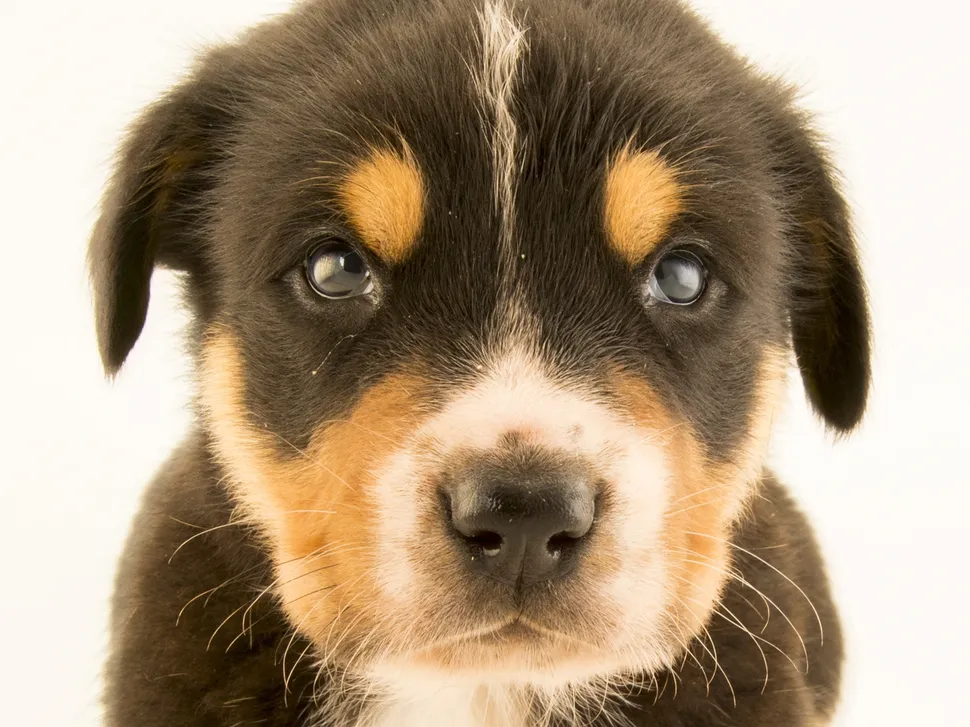
#> input picture About to host/openCV with django/dog.webp, 970 x 727 px, shrunk from 3072 x 2304 before the run
$ jupyter execute openCV.ipynb
#> lines starting #> are read from the running program, lines starting #| are printed output that depends on the picture; after the words box and inside, x2 and y2 are one past the last pixel; in counts of white or black regions, pixels touching at a corner belong together
[cell 1]
import numpy as np
import cv2
from matplotlib import pyplot as plt

[cell 2]
img = cv2.imread('dog.webp')
#> img is the input picture: shape (727, 970, 3); mean B, G, R 125.6, 149.9, 169.3
img

[cell 3]
type(img)

[cell 4]
img.shape
#> Out = (727, 970, 3)

[cell 5]
plt.imshow(img)

[cell 6]
normal = cv2.cvtColor(img, cv2.COLOR_BGR2RGB)
plt.imshow(normal)

[cell 7]
def getImage(img, cmap=None):
    plt.axis('off')
    plt.imshow(img, cmap=cmap)
    plt.show()

[cell 8]
getImage(normal)

[cell 9]
#colorized
hsv = cv2.cvtColor(normal, cv2.COLOR_BGR2HSV)
#> hsv: shape (727, 970, 3); mean H, S, V 103.1, 90.7, 169.3
getImage(hsv)

[cell 10]
hsv = cv2.cvtColor(img, cv2.COLOR_BGR2HSV)
#> hsv: shape (727, 970, 3); mean H, S, V 17.1, 90.7, 169.3
getImage(hsv)

[cell 11]
#gray scaled
gray = cv2.cvtColor(img, cv2.COLOR_BGR2GRAY)
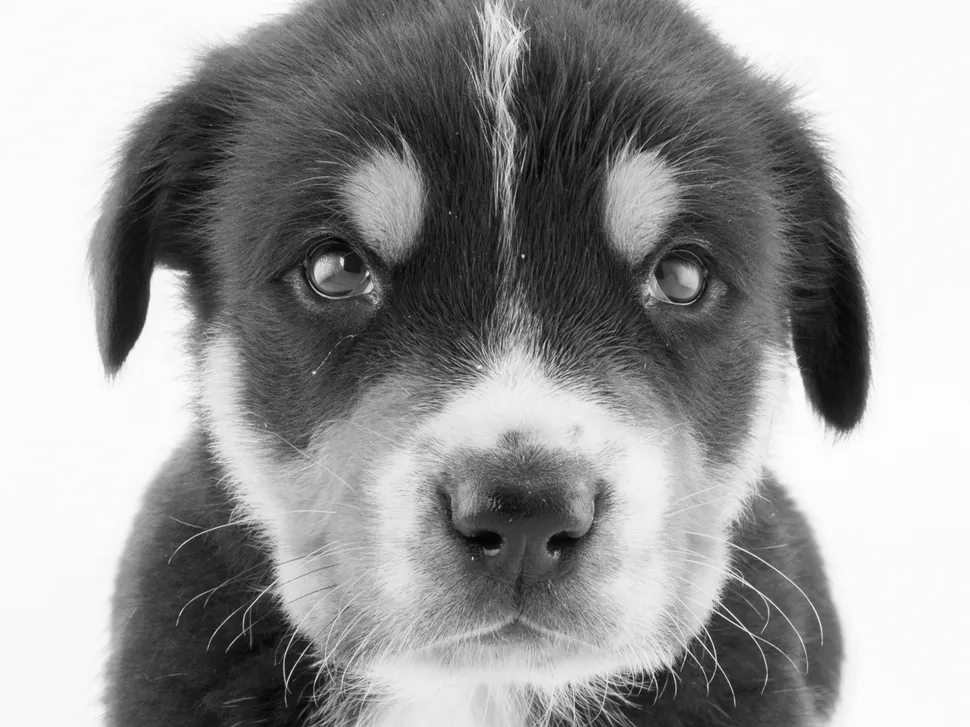
#> gray: shape (727, 970); min 3, max 254, mean 152.9
getImage(gray, cmap='gray')

[cell 12]
width, heigth = normal.shape[:2]
#> width = 727; heigth = 970

if width > 500:
    k = (50,50)
elif width > 200 and width <= 500:
    k = (25,25)
else:
    k = (10,10)

[cell 13]
#blurred
blur = cv2.blur(normal, k)
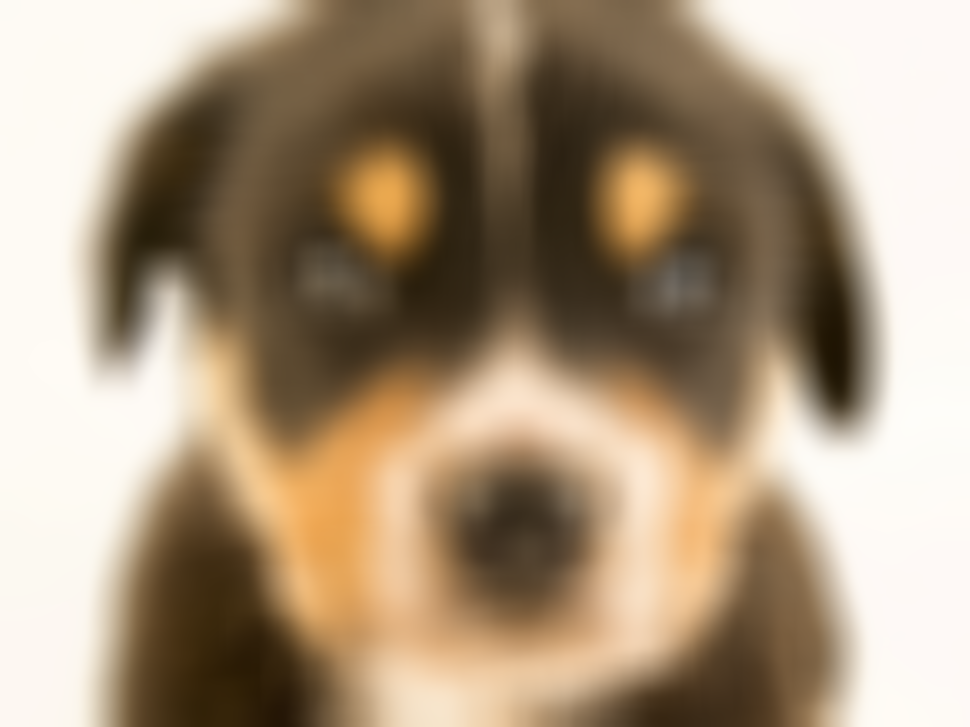
#> blur: shape (727, 970, 3); mean R, G, B 169.3, 149.9, 125.6
getImage(blur)

[cell 14]
#Binary

v , binary = cv2.threshold(gray, 125, 255, cv2.THRESH_BINARY)
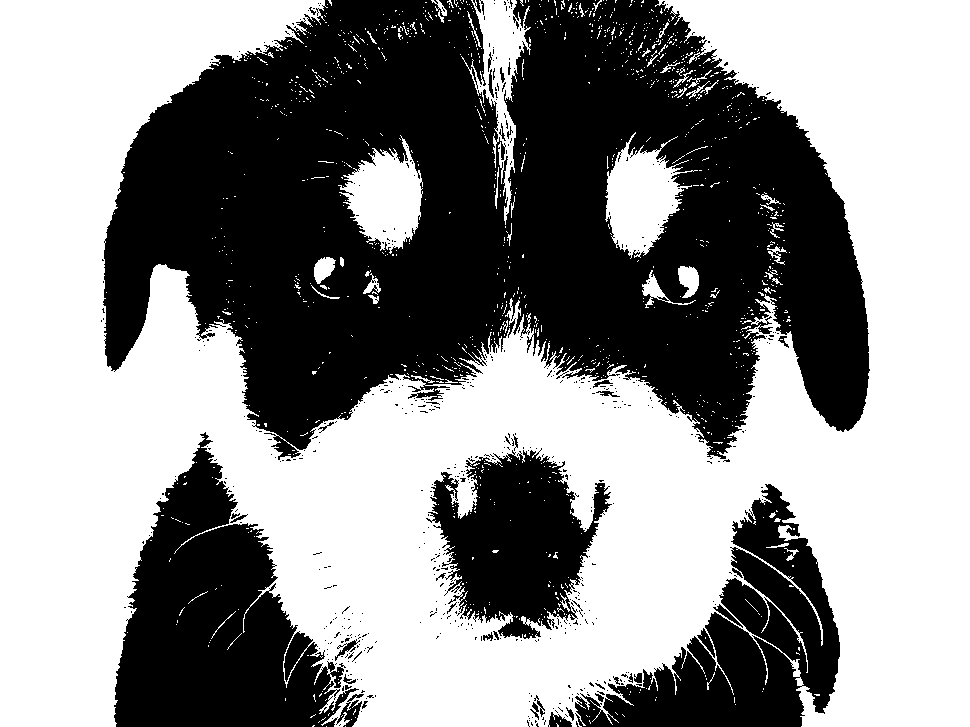
#> binary: shape (727, 970); 55.4% white; 583 black regions (543 under 20 px), largest, box (x1, y1, x2, y2) and area: (103, 0, 870, 460) 225273, (114, 432, 359, 727) 38030, (575, 484, 840, 727) 27140
getImage(binary, cmap='gray')

[cell 15]
#invert

invert = cv2.bitwise_not(binary)
getImage(invert, cmap='gray')
